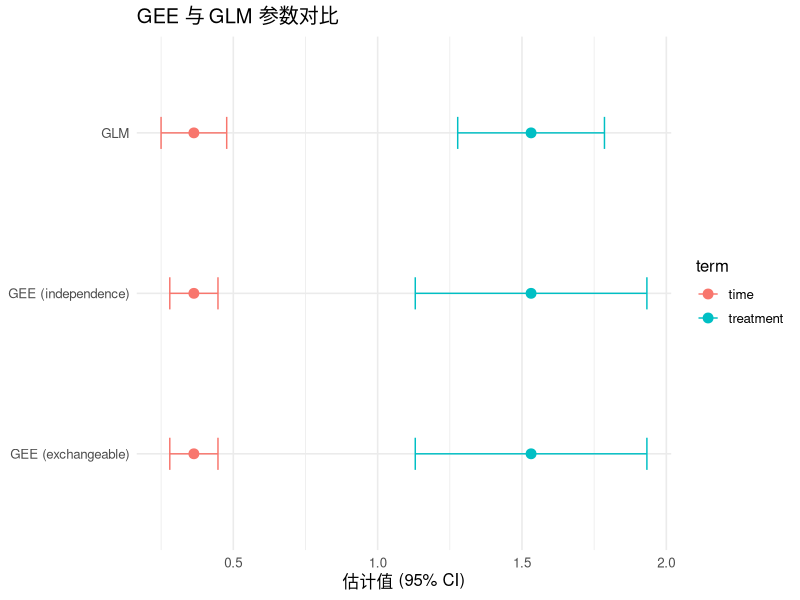

This chart was generated by the following R code:
## ---- chunk 1
knitr::opts_chunk$set(
  echo = TRUE,
  warning = FALSE,
  message = FALSE,
  fig.width = 7.4,
  fig.height = 4.8,
  dpi = 150,
  out.width = "100%",
  fig.path = "figure/1085-gee-"
)
## ---- chunk 2
library(dplyr)
library(tidyr)
library(ggplot2)
library(geepack)
library(broom)
## ---- chunk 3
set.seed(2026)
subjects <- 120
visits <- 4

long_data <- tidyr::crossing(
  subject_id = 1:subjects,
  time = 1:visits
) |>
  mutate(
    treatment = if_else(subject_id %% 2 == 0, 1, 0),
    subject_effect = rnorm(subjects)[subject_id],
    time_effect = 0.4 * time,
    outcome = 5 + 1.2 * treatment + time_effect + subject_effect + rnorm(n())
  ) |>
  select(subject_id, time, treatment, outcome)

long_data
## ---- chunk 4
glm_fit <- glm(outcome ~ treatment + time, data = long_data)
summary(glm_fit)
## ---- chunk 5
gee_ind <- geeglm(
  outcome ~ treatment + time,
  id = subject_id,
  data = long_data,
  family = gaussian,
  corstr = "independence"
)

summary(gee_ind)
## ---- chunk 6
gee_exch <- geeglm(
  outcome ~ treatment + time,
  id = subject_id,
  data = long_data,
  family = gaussian,
  corstr = "exchangeable"
)

summary(gee_exch)
## ---- chunk 7
comparison <- bind_rows(
  tidy(glm_fit) |> mutate(model = "GLM"),
  tidy(gee_ind) |> mutate(model = "GEE (independence)"),
  tidy(gee_exch) |> mutate(model = "GEE (exchangeable)")
)

comparison
## ---- chunk 8
comparison |>
  filter(term != "(Intercept)") |>
  ggplot(aes(x = estimate, y = model, color = term)) +
  geom_point(size = 3) +
  geom_errorbarh(aes(xmin = estimate - 1.96 * std.error, xmax = estimate + 1.96 * std.error), height = 0.2) +
  labs(
    title = "GEE 与 GLM 参数对比",
    x = "估计值 (95% CI)",
    y = NULL
  ) +
  theme_minimal(base_size = 12)
